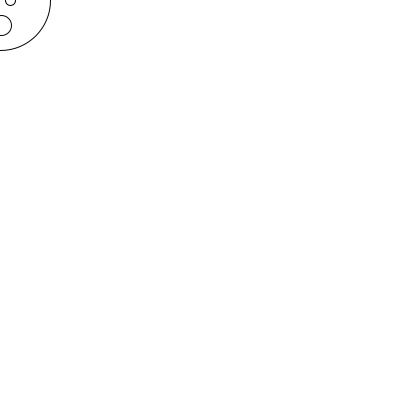
Frame 1 (no input)
Frame 60 (the mouse pressed at the canvas centre just before this capture): identical to frame 1, image omitted
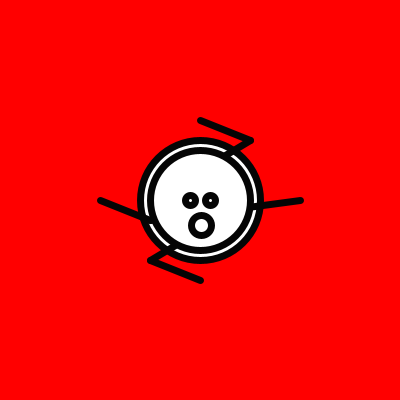
Frame 120 (the mouse held since frame 60 and released just before this capture)

The Processing sketch that drew these frames (run headless with seeded random() and noise(); from frame 60 on, the mouse is pressed at the canvas centre):

// Processing sketch: processing_139884
// ── processing_139884.pde

void setup() {
  size(400, 400);
  stroke(5);
  noCursor();
}

void draw() {
  background(255);
 
  if (mousePressed) {
    background(255, 0, 0);
    fill(255);
    ellipse(mouseX, mouseY, 120, 120);
   
    
    strokeWeight(7);
    
    //Base of the monster.
    ellipse(mouseX-10, mouseY, 30, 30);
    
    //Eyes "widen."
    ellipse(mouseX+10, mouseY, 30, 30);
    ellipse(mouseX+1, mouseY+25, 20, 20);
    
    
    //"Scary" parts -- lines around the monster.
    line(mouseX, mouseY+30, mouseX-50, mouseY+60);
    line(mouseX, mouseY+80, mouseX-50, mouseY+60);
    
    line(mouseX, mouseY-30, mouseX+50, mouseY-60);
    line(mouseX, mouseY-80, mouseX+50, mouseY-60);
    
    line(mouseX+100, mouseY, mouseX-50, mouseY+20);
    line(mouseX-100, mouseY, mouseX-50, mouseY+20);
    
  }
  else {
    fill (255);
    strokeWeight(1);
    
  }
  
  //Basic "face."
  ellipse(mouseX, mouseY, 100, 100);
  ellipse(mouseX-10, mouseY, 10, 10);
  ellipse(mouseX+10, mouseY, 10, 10);
  ellipse(mouseX+1, mouseY+25, 20, 20);
  
  
}
